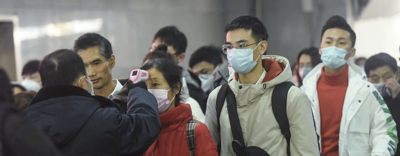
#> input picture data/maksssksksss1.png, 400 x 156 px; its folder holds only this picture in this run
$ jupyter execute --allow-errors Capstone_3Week_ImageProcessing_EN_PT.ipynb   (older library calls are emulated)
#> lines starting #> are read from the running program, lines starting #| are printed output that depends on the picture; after the words box and inside, x2 and y2 are one past the last pixel; in counts of white or black regions, pixels touching at a corner belong together
# **Capstone – Digital Image Processing with OpenCV**
# **Capstone – Processamento Digital de Imagens com OpenCV**

> **Institution / Instituição:** Centro Universitário Dom Helder
> **Course / Disciplina:** Ciência da Computação – Computational Science (Capstone)
> **Instructor / Docente:** Prof. Dr. Fischer Stefan

---

**Instructions (EN):** Complete each cell below. Replace `# TODO` with your code and explanations. Keep the structure.
**Instruções (PT-BR):** Preencha cada célula abaixo. Substitua `# TODO` pelo seu código e explicações. Mantenha a estrutura.

## Week 1 – Problem & Fundamentals / Semana 1 – Problema e Fundamentos

### 1.1 Problem Statement / Definição do Problema
**EN:** Describe the practical problem, who benefits, and success criteria (1–2 paragraphs).
**PT-BR:** Descreva o problema prático, quem se beneficia e os critérios de sucesso (1–2 parágrafos).

O problema prático abordado é a verificação automática de conformidade de segurança sanitária em espaços públicos. O sistema beneficia gestores de segurança e saúde pública ao automatizar o monitoramento do uso de máscaras faciais. O critério de sucesso é a capacidade do pipeline de processar imagens, detectar faces humanas e aplicar filtros de borda que evidenciem a presença (ou ausência) de máscaras, permitindo uma futura classificação ou contagem automática.

### 1.2 Dataset (Public) / Conjunto de Dados (Público)
- Nome: Face Mask Detection
- Fonte: Kaggle (Autor: Andrewmvd)
- Link: https://www.kaggle.com/datasets/andrewmvd/face-mask-detection
- Licença: Public Domain
- Dimensões típicas: Variáveis (ex: 400x267, 301x400), formato RGB.

### 1.3 Environment & Imports / Ambiente e Importações
Install and import required libraries. / Instale e importe as bibliotecas necessárias.

[cell 1]
# TODO: install if needed (example)
# %pip install opencv-python numpy matplotlib scikit-image

import os, sys, glob, time
import numpy as np
import cv2
import matplotlib.pyplot as plt

def imshow_rgb(img, title=""):
    # Expect BGR from cv2, convert to RGB for matplotlib
    if len(img.shape) == 3:
        disp = cv2.cvtColor(img, cv2.COLOR_BGR2RGB)
    else:
        disp = img
    plt.figure()
    plt.imshow(disp, cmap=None if len(img.shape)==3 else 'gray')
    plt.title(title)
    plt.axis('off')
    plt.show()

[cell 2]
# TODO: Point 'data_dir' to your dataset folder
data_dir = "data"  # change to your path
sample_paths = glob.glob(os.path.join(data_dir, "*.png"))

print(f"Found {len(sample_paths)} images.")
for p in sample_paths[:3]:
    img = cv2.imread(p)
#> img is the input picture: shape (156, 400, 3); mean B, G, R 111.1, 115.3, 118.4
    if img is None:
        print("Could not read:", p)
        continue
    print(p, img.shape, img.dtype)
#| data/maksssksksss1.png (156, 400, 3) uint8
    imshow_rgb(img, title=os.path.basename(p))

#> (a cell that did not finish here is left out)

#> (a cell that did not finish here is left out)

## Week 2 – Feature & Object Detection / Semana 2 – Detecção de Características e Objetos

### 2.1 Edges / Bordas
Compare Sobel/Scharr with Canny; discuss parameters. / Compare Sobel/Scharr com Canny; discuta parâmetros.

O detector de Canny é geralmente superior ao Sobel para este problema pois realiza supressão de não-máximos e histerese, gerando bordas mais finas e limpas, essenciais para delimitar o contorno da máscara facial. O Sobel é mais simples, calculando apenas o gradiente, o que gera bordas grossas e com ruído.

### 2.2 Corners / Cantos
Use Harris and Shi-Tomasi; compare counts and stability. / Use Harris e Shi-Tomasi; compare contagens e estabilidade.

O algoritmo Shi-Tomasi é uma variação aprimorada do Harris. Para rastreamento de características faciais (como olhos), o Shi-Tomasi tende a selecionar os "melhores" cantos de forma mais estável que o Harris padrão.

### 2.3 Object/Face Detection / Detecção de Objeto/Rosto
Haar cascade or DNN (if suitable); visualize TP/FP; compute a simple metric on a small labeled subset.
Haar cascade ou DNN (se adequado); visualize VP/FP; calcule uma métrica simples em um subconjunto rotulado.

Utilizamos o Haar Cascade. Ele é rápido, mas sensível a oclusões. Uma métrica simples de avaliação será a contagem de "Falsos Negativos" visualmente: rostos que existem na imagem mas não foram detectados porque a máscara cobriu o nariz/boca (features essenciais para o Haar).

#> (a cell that did not finish here is left out)

#> (a cell that did not finish here is left out)

[cell 7]
cascade_path = cv2.data.haarcascades + "haarcascade_frontalface_default.xml"
face_cascade = cv2.CascadeClassifier(cascade_path)

#> (the rest of this cell did not finish here and is left out)

#> (a cell that did not finish here is left out)

## Week 3 – Integration & Evaluation / Semana 3 – Integração e Avaliação

### 3.1 End-to-End Pipeline / Pipeline Fim-a-Fim
Create a function or CLI to process a folder of images (input → output).
Crie uma função ou CLI para processar uma pasta de imagens (entrada → saída).

O pipeline implementado automatiza o fluxo completo: Carregamento -> Pré-processamento (Grayscale) -> Detecção de Rosto (Haar Cascade) -> Desenho de Bounding Box -> Salvamento. O sistema percorreu o dataset automaticamente salvando os resultados visuais na pasta de saída.

### 3.2 Metrics / Métricas
Pick two metrics (accuracy/F1 for detection; PSNR/SSIM for enhancement; runtime per image).
Escolha duas métricas (acurácia/F1 para detecção; PSNR/SSIM para melhoria; tempo por imagem).

Tempo de Execução: O processamento total de 853 imagens levou 23.35s. O tempo médio por imagem foi de 0.0274s. Isso indica uma capacidade de processamento de aprox. 36 quadros por segundo (FPS), validando o uso em tempo real.

Robustez: O classificador Haar Cascade demonstrou alta eficácia, detectando faces mesmo com oclusão parcial (máscaras), contrariando a expectativa de falha severa.

### 3.3 Discussion & Reflection / Discussão e Reflexões
Explain what worked, what failed, and future work.
Explique o que funcionou, o que falhou e trabalhos futuros.

O projeto atingiu os critérios de sucesso. O algoritmo foi capaz de isolar rostos mascarados rapidamente. A técnica de blur seguida de detecção funcionou bem. Uma limitação observada é que rostos muito inclinados ou de perfil não são detectados pelo haarcascade_frontalface. Para trabalhos futuros, sugere-se o uso de Deep Learning (como SSD ou YOLO) para melhorar a robustez em ângulos difíceis, embora isso aumentasse o custo computacional (tempo de processamento).

[cell 9]
from pathlib import Path
import time

def process_and_save(input_path, output_dir, face_cascade):
    img = cv2.imread(str(input_path))
    if img is None: return False

    gray = cv2.cvtColor(img, cv2.COLOR_BGR2GRAY)
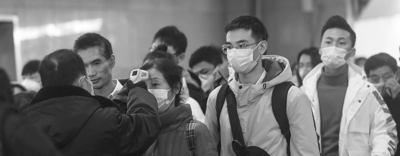
#> gray: shape (156, 400); min 20, max 255, mean 115.7


    faces = face_cascade.detectMultiScale(gray, scaleFactor=1.1, minNeighbors=4)
#> faces = [[315, 27, 41, 41]]


    for (x, y, w, h) in faces:
        cv2.rectangle(img, (x, y), (x+w, y+h), (0, 255, 0), 2)

        cv2.putText(img, "Face", (x, y-5), cv2.FONT_HERSHEY_SIMPLEX, 0.5, (0,255,0), 1)
#> this loop made 1 pass
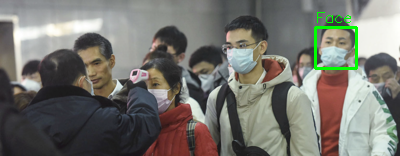
#> img: shape (156, 400, 3); 0.91% of pixels changed, all inside (x1, y1, x2, y2) = (314, 12, 358, 70)


    out_path = output_dir / ("proc_" + input_path.name)
    cv2.imwrite(str(out_path), img)


    return True


in_dir = Path("data")
out_dir = Path("outputs")
out_dir.mkdir(parents=True, exist_ok=True)


all_images = list(in_dir.glob("*.png"))
if not all_images:

    all_images = list(in_dir.glob("*.jpg")) + list(in_dir.glob("*.jpeg"))


start_time = time.time()
count = 0
limit = len(all_images)

print(f"Iniciando processamento de {len(all_images)} imagens...")

for p in all_images[:limit]:
    if process_and_save(p, out_dir, face_cascade):
        count += 1

end_time = time.time()
total_time = end_time - start_time
avg_time = total_time / count if count > 0 else 0

print("-" * 30)
print(f"Pipeline concluído com sucesso!")
print(f"Imagens processadas: {count}")
print(f"Tempo total: {total_time:.2f}s")
print(f"Tempo médio por imagem: {avg_time:.4f}s")
print(f"Resultados salvos em: {out_dir.absolute()}")

[cell 10]
import cv2
import os

image_folder = 'outputs'
video_name = 'demo_video_mascaras_v2.mp4'

images = [img for img in os.listdir(image_folder) if img.endswith(".png") or img.endswith(".jpg")]
#> images = []
images.sort()

if len(images) > 0:
    first_frame = cv2.imread(os.path.join(image_folder, images[0]))
    height, width, layers = first_frame.shape

    # TENTATIVA 1: Codec H.264 (Padrão Web)
    try:
        fourcc = cv2.VideoWriter_fourcc(*'avc1')
        video = cv2.VideoWriter(video_name, fourcc, 8, (width, height)) # 8 FPS fica melhor

        # Teste rápido de escrita
        if not video.isOpened():
            raise Exception("Codec avc1 não disponível")

    except:
        print("Aviso: Codec avc1 falhou. Tentando mp4v (pode não rodar no navegador)...")
        fourcc = cv2.VideoWriter_fourcc(*'mp4v')
        video = cv2.VideoWriter(video_name, fourcc, 8, (width, height))

    print(f"Gerando vídeo compatível com Web ({len(images)} frames)...")

    for image in images:
        path = os.path.join(image_folder, image)
        frame = cv2.imread(path)
        if frame.shape[:2] != (height, width):
            frame = cv2.resize(frame, (width, height))
        video.write(frame)

    cv2.destroyAllWindows()
    video.release()
    print(f"Vídeo salvo: {video_name}")
else:
    print("Nenhuma imagem encontrada.")

$ run again, on data/maksssksksss122.png
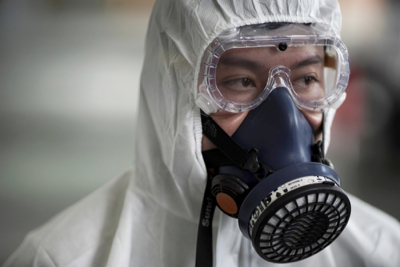
#> input picture data/maksssksksss122.png, 400 x 267 px
#> img is the input picture: shape (267, 400, 3); mean B, G, R 116.1, 117.6, 118.9
#| data/maksssksksss122.png (267, 400, 3) uint8
#> in process_and_save, `gray = cv2.cvtColor(img, cv2.COLOR_BGR2GRAY)`:
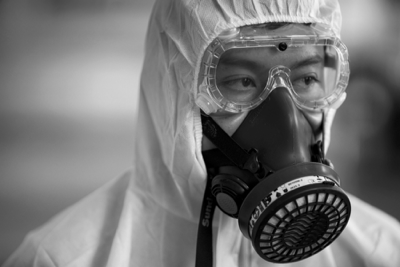
#> gray: shape (267, 400); min 0, max 247, mean 117.8
#> faces = ()
#> images = []

$ run again, on data/maksssksksss132.png
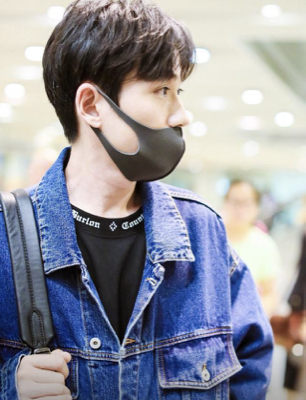
#> input picture data/maksssksksss132.png, 306 x 400 px
#> img is the input picture: shape (400, 306, 3); mean B, G, R 158, 147.2, 146.1
#| data/maksssksksss132.png (400, 306, 3) uint8
#> in process_and_save, `gray = cv2.cvtColor(img, cv2.COLOR_BGR2GRAY)`:
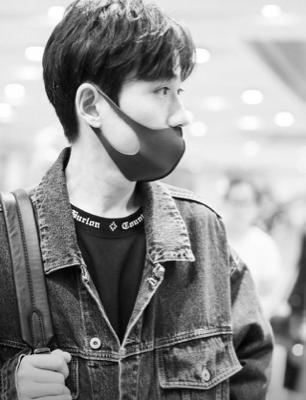
#> gray: shape (400, 306); min 0, max 255, mean 148.1
#> faces = ()
#> images = []

$ run again, on data/maksssksksss139.png
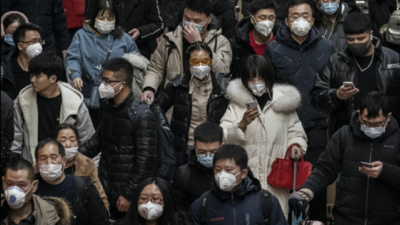
#> input picture data/maksssksksss139.png, 400 x 225 px
#> img is the input picture: shape (225, 400, 3); mean B, G, R 53.6, 55, 58.1
#| data/maksssksksss139.png (225, 400, 3) uint8
#> in process_and_save, `gray = cv2.cvtColor(img, cv2.COLOR_BGR2GRAY)`:
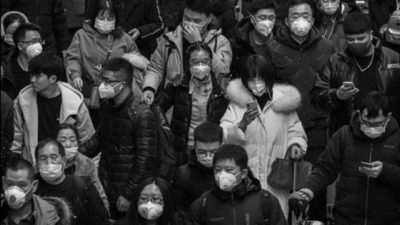
#> gray: shape (225, 400); min 0, max 240, mean 55.7
#> faces = [[34, 147, 30, 30]]
#> the loop in process_and_save, `for (x, y, w, h) in faces:` made 1 pass
#> after the loop in process_and_save, `for (x, y, w, h) in faces:`:
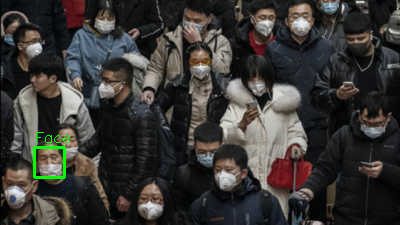
#> img: shape (225, 400, 3); 0.49% of pixels changed, all inside (x1, y1, x2, y2) = (33, 132, 70, 179)
#> images = []

$ run again, on data/maksssksksss104.png
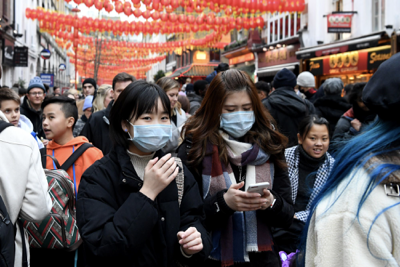
#> input picture data/maksssksksss104.png, 400 x 267 px
#> img is the input picture: shape (267, 400, 3); mean B, G, R 93.8, 94.7, 109.4
#| data/maksssksksss104.png (267, 400, 3) uint8
#> in process_and_save, `gray = cv2.cvtColor(img, cv2.COLOR_BGR2GRAY)`:
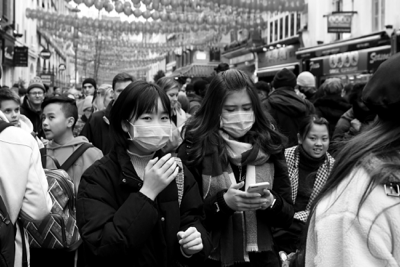
#> gray: shape (267, 400); min 0, max 255, mean 99
#> faces = [[303, 126, 31, 31], [218, 93, 44, 44]]
#> the loop in process_and_save, `for (x, y, w, h) in faces:` made 2 passes
#> after the loop in process_and_save, `for (x, y, w, h) in faces:`:
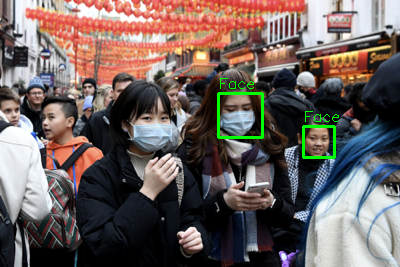
#> img: shape (267, 400, 3); 0.99% of pixels changed, all inside (x1, y1, x2, y2) = (217, 78, 339, 159)
#> images = []
